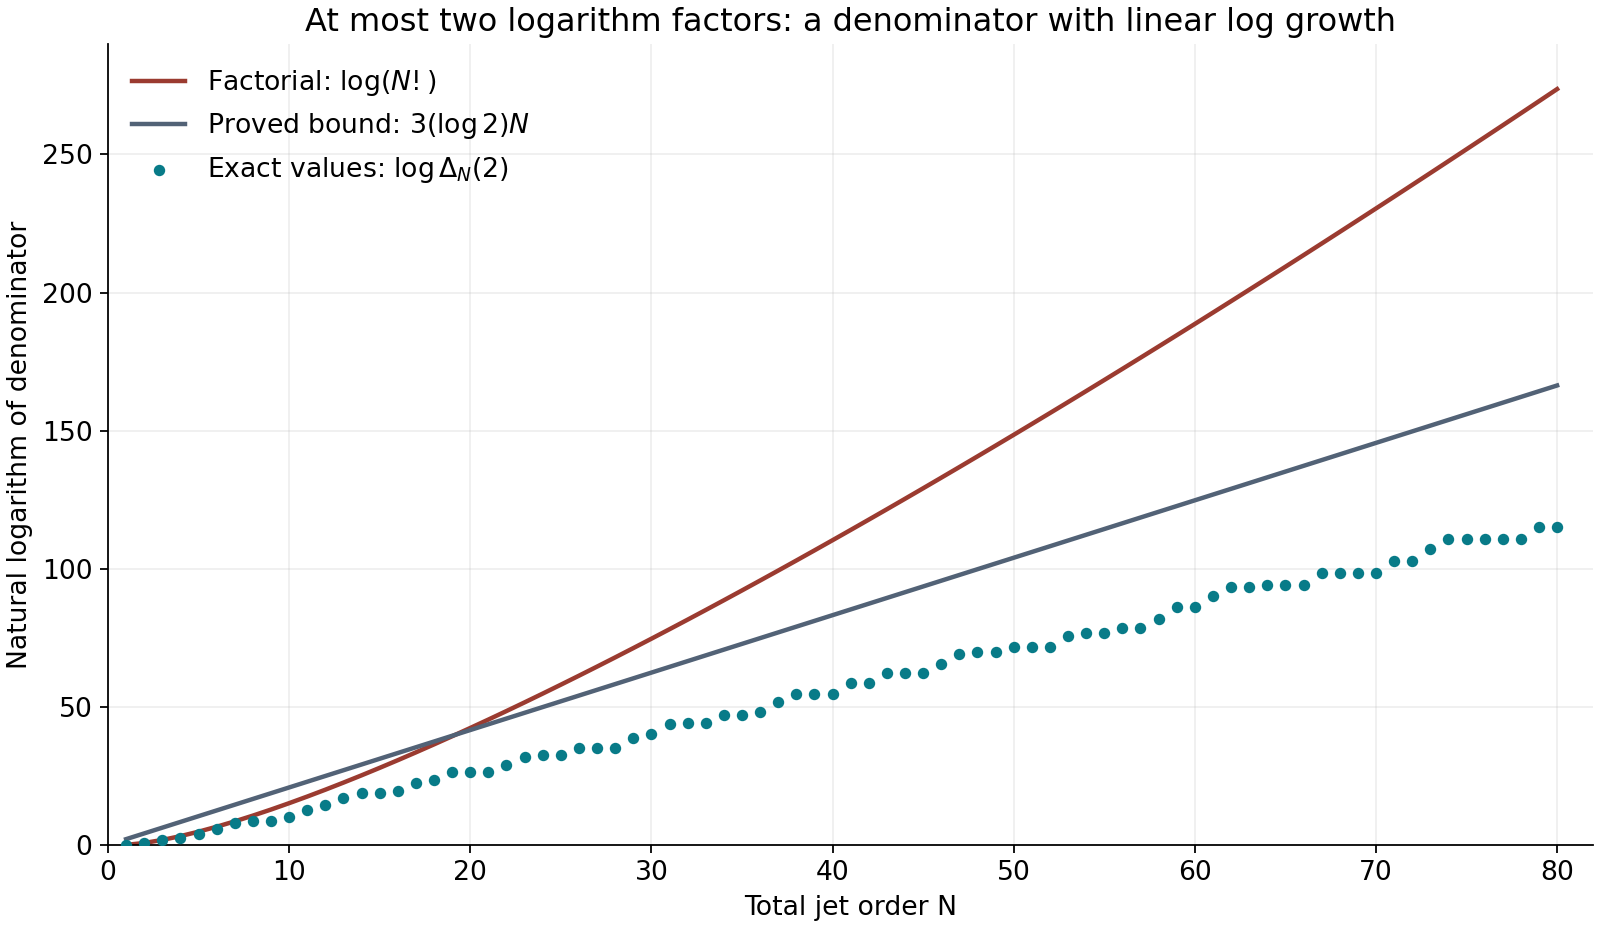

Write the Python code that produced this figure.
"""Figure 22.11 from exact bounded-product denominators."""
from pathlib import Path
from math import lgamma, log
import json
import matplotlib
matplotlib.use('Agg')
import matplotlib.pyplot as plt

root = Path(__file__).parent
data = json.loads((root/'elliptic-first-jet-height-check.json').read_text())
rows = data['denominator_figure_data']
N = [r['N'] for r in rows]
exact = [log(int(r['delta_2'])) for r in rows]
plt.rcParams.update({'font.size': 12, 'axes.spines.top': False,
                     'axes.spines.right': False, 'font.family': 'DejaVu Sans'})
fig, ax = plt.subplots(figsize=(10, 5.8), layout='constrained')
ax.plot(N, [lgamma(n+1) for n in N], color='#9b3b30', lw=2,
        label=r'Factorial: $\log(N!)$')
ax.plot(N, [3*log(2)*n for n in N], color='#526276', lw=2,
        label=r'Proved bound: $3(\log 2)N$')
ax.scatter(N, exact, s=17, color='#087b88',
           label=r'Exact values: $\log\Delta_N(2)$', zorder=3)
ax.set(xlabel='Total jet order N', ylabel='Natural logarithm of denominator',
       xlim=(0, 82), ylim=(0, 290),
       title='At most two logarithm factors: a denominator with linear log growth')
ax.grid(alpha=.2)
ax.legend(loc='upper left', frameon=False)
fig.savefig(root/'first-jet-denominators.png', dpi=160)
plt.close(fig)
